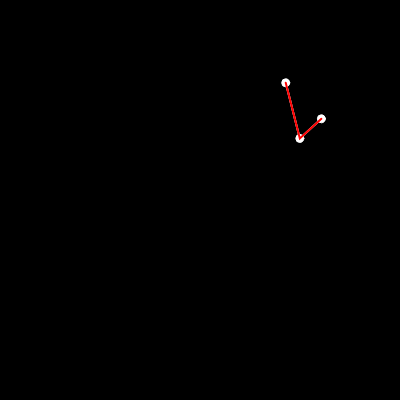
Frame 1 (no input)
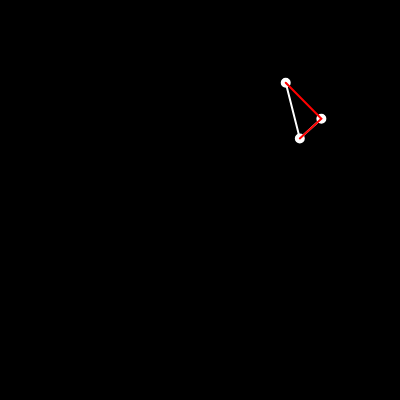
Frame 60 (no input)
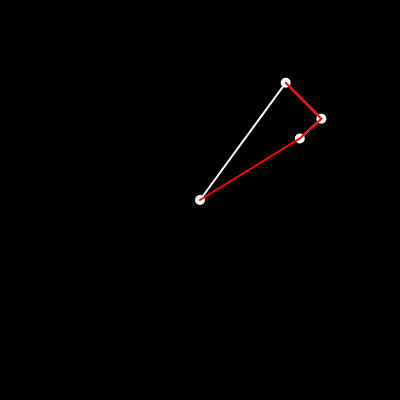
Frame 120 (the mouse pressed at the canvas centre since frame 60)

The p5.js sketch that drew these frames (run headless with seeded random() and noise() and a simulated clock; from frame 60 on, the mouse is pressed at the canvas centre):

// p5.js sketch
// ── sketch.js
let cities = [];
const totalCities = 3;

let recordDistances;
let recordCities;

function setup() {
  createCanvas(400, 400);
  for (let i = 0; i < totalCities; i++) {
    let city = createVector(random(width), random(height));
    cities.push(city);
  }
  recordDistance = distance(cities);
  recordCities = cities.slice();
}

function draw() {
  background(0);
  stroke(255);
  fill(255);
  // Draw Cities
  for (let city of cities) {
    ellipse(city.x, city.y, 8);
  }
  // Show lines between the current Cities
  stroke(255);
  strokeWeight(2);
  noFill();
  beginShape();
  for (let city of cities) {
    vertex(city.x, city.y);
  }
  endShape();
  // Swap cities
  let i = floor(random(cities.length));
  let j = floor(random(cities.length));
  swap(cities, i, j);
  //
  let currentDistance = distance(cities);
  if (currentDistance < recordDistance) {
    recordDistance = currentDistance;
    recordCities = cities.slice();
    console.log(recordDistance);
  }
  // Show lines between the record Cities
  stroke(255, 0, 0);
  strokeWeight(2);
  noFill();
  beginShape();
  for( let city of recordCities) {
    vertex(city.x, city.y)
  }
  endShape();
}

function swap(a, i, j) {
  let temp = a[i];
  a[i] = a[j];
  a[j] = temp;
}

function distance(a) {
  let sum = 0;
  for (let i = 0; i < a.length-1; i++) {
    let d = dist(a[i].x, a[i].y, a[i+1].x, a[i+1].y);
    sum += d;
  }
  return sum;
}

function mousePressed() {
  cities.push(createVector(mouseX, mouseY));
  recordDistance = Infinity;
}
